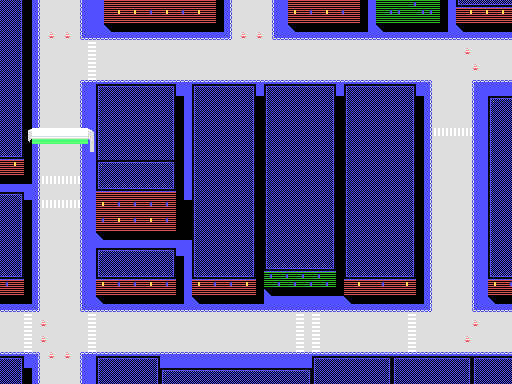

A 2D game scene composited from a Tiled map and its tileset images. What follows is a short description and the map's XML, with each tile layer's data collapsed to a summary:
An orthogonal 64x48 tile map with 8x8 px tiles, 1 tile layer (Tile Layer 1) and 11 objects.

<map version="1.0" tiledversion="1.1.4" orientation="orthogonal" renderorder="right-down" width="64" height="48" tilewidth="8" tileheight="8" infinite="0" nextobjectid="13">
 <tileset firstgid="1" name="tiles2" tilewidth="8" tileheight="8" tilecount="256" columns="16">
  <image source="tiles2-urban.png" width="128" height="128" />
 </tileset>
 <layer name="Tile Layer 1" width="64" height="48">
  <data>[3072 cells, 3072 non-empty, 39 distinct tile ids]</data>
 </layer>
 <objectgroup name="Object Layer 1">
  <object id="1" x="56" y="88" width="8" height="8">
   <properties>
    <property name="direction" value="up" />
    <property name="speed" value="240" />
   </properties>
  </object>
  <object id="3" x="96" y="56" width="8" height="8">
   <properties>
    <property name="direction" value="right" />
    <property name="speed" value="240" />
   </properties>
  </object>
  <object id="4" x="408" y="56" width="8" height="8">
   <properties>
    <property name="direction" value="right" />
    <property name="speed" value="240" />
   </properties>
  </object>
  <object id="5" x="248" y="56" width="8" height="8">
   <properties>
    <property name="direction" value="right" />
    <property name="speed" value="240" />
   </properties>
  </object>
  <object id="6" x="448" y="104" width="8" height="8">
   <properties>
    <property name="direction" value="down" />
    <property name="speed" value="240" />
   </properties>
  </object>
  <object id="7" x="448" y="288" width="8" height="8">
   <properties>
    <property name="direction" value="down" />
    <property name="speed" value="240" />
   </properties>
  </object>
  <object id="8" x="408" y="328" width="8" height="8">
   <properties>
    <property name="direction" value="left" />
    <property name="speed" value="240" />
   </properties>
  </object>
  <object id="9" x="264" y="328" width="8" height="8">
   <properties>
    <property name="direction" value="left" />
    <property name="speed" value="240" />
   </properties>
  </object>
  <object id="10" x="96" y="328" width="8" height="8">
   <properties>
    <property name="direction" value="left" />
    <property name="speed" value="240" />
   </properties>
  </object>
  <object id="11" x="56" y="280" width="8" height="8">
   <properties>
    <property name="direction" value="up" />
    <property name="speed" value="240" />
   </properties>
  </object>
  <object id="12" x="56" y="128" width="8" height="8">
   <properties>
    <property name="direction" value="up" />
    <property name="speed" value="240" />
   </properties>
  </object>
 </objectgroup>
</map>
